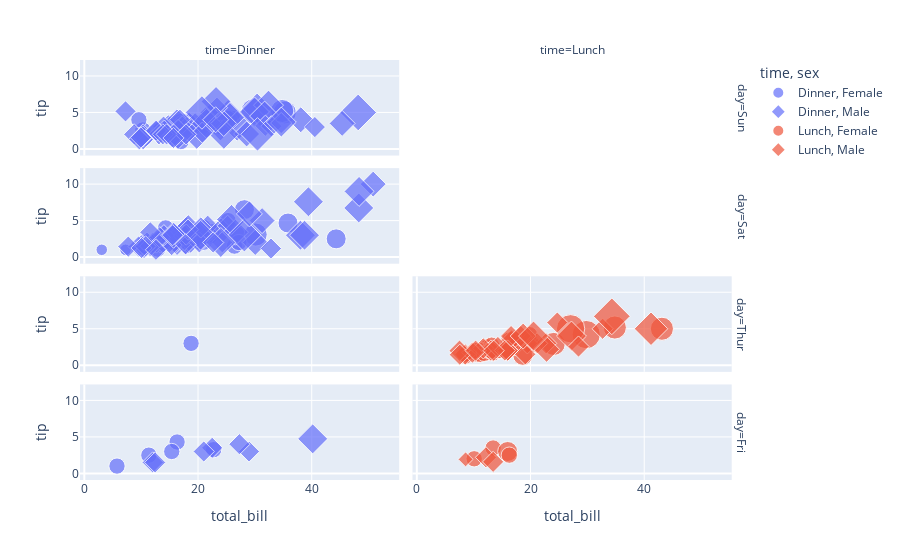

Notebook code cell kept with this figure:
### Code cell
df = px.data.tips()
fig = px.scatter(df, x='total_bill', y="tip", color='time',
symbol='sex', size='size', facet_row='day',
facet_col='time')
fig.show()

### Figure 1 — Plotly figure (JSON) as saved in the notebook; plotly's stock layout.template omitted (floating-point values rounded to 4 significant figures)
{"data": [{"hovertemplate": "time=Dinner<br>sex=Female<br>day=Sun<br>total_bill=%{x}<br>tip=%{y}<br>size=%{marker.size}<extra></extra>", "legendgroup": "Dinner, Female", "marker": {"color": "#636efa", "size": [2, 4, 4, 2, 3, 3, 2, 4, 3, 2, 5, 4, 2, 3, 2, 2, 3, 3], "sizemode": "area", "sizeref": 0.015, "symbol": "circle"}, "mode": "markers", "name": "Dinner, Female", "orientation": "v", "showlegend": true, "type": "scatter", "x": [16.99, 24.59, 35.26, 14.83, 10.33, 16.97, 10.29, 34.81, 25.71, 17.31, 29.85, 25, 13.39, 16.21, 17.51, 9.6, 20.9, 18.15], "xaxis": "x7", "y": [1.01, 3.61, 5, 3.02, 1.67, 3.5, 2.6, 5.2, 4, 3.5, 5.14, 3.75, 2.61, 2, 3, 4, 3.5, 3.5], "yaxis": "y7"}, {"hovertemplate": "time=Dinner<br>sex=Female<br>day=Sat<br>total_bill=%{x}<br>tip=%{y}<br>size=%{marker.size}<extra></extra>", "legendgroup": "Dinner, Female", "marker": {"color": "#636efa", "size": [2, 2, 2, 2, 4, 3, 2, 2, 1, 3, 2, 2, 2, 3, 2, 2, 2, 1, 2, 2, 2, 2, 3, 2, 4, 2, 3, 2], "sizemode": "area", "sizeref": 0.015, "symbol": "circle"}, "mode": "markers", "name": "Dinner, Female", "orientation": "v", "showlegend": false, "type": "scatter", "x": [20.29, 15.77, 19.65, 15.06, 20.69, 16.93, 26.41, 16.45, 3.07, 17.07, 26.86, 25.28, 14.73, 44.3, 22.42, 20.92, 14.31, 7.25, 10.59, 10.63, 12.76, 13.27, 28.17, 12.9, 30.14, 22.12, 35.83, 27.18], "xaxis": "x5", "y": [2.75, 2.23, 3, 3, 2.45, 3.07, 1.5, 2.47, 1, 3, 3.14, 5, 2.2, 2.5, 3.48, 4.08, 4, 1, 1.61, 2, 2.23, 2.5, 6.5, 1.1, 3.09, 2.88, 4.67, 2], "yaxis": "y5"}, {"hovertemplate": "time=Dinner<br>sex=Female<br>day=Thur<br>total_bill=%{x}<br>tip=%{y}<br>size=%{marker.size}<extra></extra>", "legendgroup": "Dinner, Female", "marker": {"color": "#636efa", "size": [2], "sizemode": "area", "sizeref": 0.015, "symbol": "circle"}, "mode": "markers", "name": "Dinner, Female", "orientation": "v", "showlegend": false, "type": "scatter", "x": [18.78], "xaxis": "x3", "y": [3], "yaxis": "y3"}, {"hovertemplate": "time=Dinner<br>sex=Female<br>day=Fri<br>total_bill=%{x}<br>tip=%{y}<br>size=%{marker.size}<extra></extra>", "legendgroup": "Dinner, Female", "marker": {"color": "#636efa", "size": [2, 2, 2, 2, 2], "sizemode": "area", "sizeref": 0.015, "symbol": "circle"}, "mode": "markers", "name": "Dinner, Female", "orientation": "v", "showlegend": false, "type": "scatter", "x": [5.75, 16.32, 22.75, 11.35, 15.38], "xaxis": "x", "y": [1, 4.3, 3.25, 2.5, 3], "yaxis": "y"}, {"hovertemplate": "time=Dinner<br>sex=Male<br>day=Sun<br>total_bill=%{x}<br>tip=%{y}<br>size=%{marker.size}<extra></extra>", "legendgroup": "Dinner, Male", "marker": {"color": "#636efa", "size": [3, 3, 2, 4, 2, 4, 2, 2, 2, 2, 4, 2, 3, 2, 2, 2, 4, 2, 2, 4, 3, 2, 2, 2, 4, 2, 3, 2, 4, 2, 2, 3, 4, 4, 6, 4, 4, 2, 2, 3, 2, 4, 2, 2, 2, 2, 2, 2, 2, 4, 2, 3, 4, 2, 5, 5, 3, 2], "sizemode": "area", "sizeref": 0.015, "symbol": "diamond"}, "mode": "markers", "name": "Dinner, Male", "orientation": "v", "showlegend": true, "type": "scatter", "x": [10.34, 21.01, 23.68, 25.29, 8.77, 26.88, 15.04, 14.78, 10.27, 15.42, 18.43, 21.58, 16.29, 17.46, 13.94, 9.68, 30.4, 18.29, 22.23, 32.4, 28.55, 18.04, 12.54, 9.94, 25.56, 19.49, 38.07, 23.95, 29.93, 14.07, 13.13, 17.26, 24.55, 19.77, 48.17, 16.49, 21.5, 12.66, 13.81, 24.52, 20.76, 31.71, 7.25, 31.85, 16.82, 32.9, 17.89, 14.48, 34.63, 34.65, 23.33, 45.35, 23.17, 40.55, 20.69, 30.46, 23.1, 15.69], "xaxis": "x7", "y": [1.66, 3.5, 3.31, 4.71, 2, 3.12, 1.96, 3.23, 1.71, 1.57, 3, 3.92, 3.71, 2.54, 3.06, 1.32, 5.6, 3, 5, 6, 2.05, 3, 2.5, 1.56, 4.34, 3.51, 4, 2.55, 5.07, 2.5, 2, 2.74, 2, 2, 5, 2, 3.5, 2.5, 2, 3.48, 2.24, 4.5, 5.15, 3.18, 4, 3.11, 2, 2, 3.55, 3.68, 5.65, 3.5, 6.5, 3, 5, 2, 4, 1.5], "yaxis": "y7"}, {"hovertemplate": "time=Dinner<br>sex=Male<br>day=Sat<br>total_bill=%{x}<br>tip=%{y}<br>size=%{marker.size}<extra></extra>", "legendgroup": "Dinner, Male", "marker": {"color": "#636efa", "size": [3, 2, 4, 2, 4, 2, 2, 2, 2, 4, 2, 3, 3, 3, 3, 3, 4, 2, 4, 2, 2, 2, 4, 3, 3, 2, 2, 2, 2, 2, 2, 2, 2, 2, 2, 3, 2, 3, 4, 2, 3, 4, 4, 5, 2, 2, 4, 2, 4, 3, 2, 2, 2, 2, 2, 2, 3, 2, 2], "sizemode": "area", "sizeref": 0.015, "symbol": "diamond"}, "mode": "markers", "name": "Dinner, Male", "orientation": "v", "showlegend": false, "type": "scatter", "x": [20.65, 17.92, 39.42, 19.82, 17.81, 13.37, 12.69, 21.7, 9.55, 18.35, 17.78, 24.06, 16.31, 18.69, 31.27, 16.04, 38.01, 11.24, 48.27, 20.29, 13.81, 11.02, 18.29, 17.59, 20.08, 20.23, 15.01, 12.02, 10.51, 17.92, 15.36, 20.49, 25.21, 18.24, 14, 50.81, 15.81, 26.59, 38.73, 24.27, 30.06, 25.89, 48.33, 28.15, 11.59, 7.74, 20.45, 13.28, 24.01, 15.69, 11.61, 10.77, 15.53, 10.07, 12.6, 32.83, 29.03, 22.67, 17.82], "xaxis": "x5", "y": [3.35, 4.08, 7.58, 3.18, 2.34, 2, 2, 4.3, 1.45, 2.5, 3.27, 3.6, 2, 2.31, 5, 2.24, 3, 1.76, 6.73, 3.21, 2, 1.98, 3.76, 2.64, 3.15, 2.01, 2.09, 1.97, 1.25, 3.08, 1.64, 4.06, 4.29, 3.76, 3, 10, 3.16, 3.41, 3, 2.03, 2, 5.16, 9, 3, 1.5, 1.44, 3, 2.72, 2, 3, 3.39, 1.47, 3, 1.25, 1, 1.17, 5.92, 2, 1.75], "yaxis": "y5"}, {"hovertemplate": "time=Dinner<br>sex=Male<br>day=Fri<br>total_bill=%{x}<br>tip=%{y}<br>size=%{marker.size}<extra></extra>", "legendgroup": "Dinner, Male", "marker": {"color": "#636efa", "size": [2, 2, 4, 2, 2, 2, 2], "sizemode": "area", "sizeref": 0.015, "symbol": "diamond"}, "mode": "markers", "name": "Dinner, Male", "orientation": "v", "showlegend": false, "type": "scatter", "x": [28.97, 22.49, 40.17, 27.28, 12.03, 21.01, 12.46], "xaxis": "x", "y": [3, 3.5, 4.73, 4, 1.5, 3, 1.5], "yaxis": "y"}, {"hovertemplate": "time=Lunch<br>sex=Female<br>day=Thur<br>total_bill=%{x}<br>tip=%{y}<br>size=%{marker.size}<extra></extra>", "legendgroup": "Lunch, Female", "marker": {"color": "#EF553B", "size": [1, 4, 2, 2, 4, 2, 2, 6, 2, 2, 2, 2, 2, 2, 2, 2, 2, 2, 2, 6, 2, 2, 3, 2, 2, 4, 2, 2, 2, 2, 3], "sizemode": "area", "sizeref": 0.015, "symbol": "circle"}, "mode": "markers", "name": "Lunch, Female", "orientation": "v", "showlegend": true, "type": "scatter", "x": [10.07, 34.83, 10.65, 12.43, 24.08, 13.42, 12.48, 29.8, 14.52, 11.38, 20.27, 11.17, 12.26, 18.26, 8.51, 10.33, 14.15, 13.16, 17.47, 27.05, 16.43, 8.35, 18.64, 11.87, 19.81, 43.11, 13, 12.74, 13, 16.4, 16.47], "xaxis": "x4", "y": [1.83, 5.17, 1.5, 1.8, 2.92, 1.68, 2.52, 4.2, 2, 2, 2.83, 1.5, 2, 3.25, 1.25, 2, 2, 2.75, 3.5, 5, 2.3, 1.5, 1.36, 1.63, 4.19, 5, 2, 2.01, 2, 2.5, 3.23], "yaxis": "y4"}, {"hovertemplate": "time=Lunch<br>sex=Female<br>day=Fri<br>total_bill=%{x}<br>tip=%{y}<br>size=%{marker.size}<extra></extra>", "legendgroup": "Lunch, Female", "marker": {"color": "#EF553B", "size": [2, 3, 2, 2], "sizemode": "area", "sizeref": 0.015, "symbol": "circle"}, "mode": "markers", "name": "Lunch, Female", "orientation": "v", "showlegend": false, "type": "scatter", "x": [13.42, 15.98, 16.27, 10.09], "xaxis": "x2", "y": [3.48, 3, 2.5, 2], "yaxis": "y2"}, {"hovertemplate": "time=Lunch<br>sex=Male<br>day=Thur<br>total_bill=%{x}<br>tip=%{y}<br>size=%{marker.size}<extra></extra>", "legendgroup": "Lunch, Male", "marker": {"color": "#EF553B", "size": [4, 2, 2, 2, 2, 2, 2, 2, 2, 2, 2, 2, 2, 2, 2, 3, 2, 2, 6, 5, 2, 2, 2, 2, 2, 2, 2, 2, 3, 4], "sizemode": "area", "sizeref": 0.015, "symbol": "diamond"}, "mode": "markers", "name": "Lunch, Male", "orientation": "v", "showlegend": true, "type": "scatter", "x": [27.2, 22.76, 17.29, 19.44, 16.66, 32.68, 15.98, 13.03, 18.28, 24.71, 21.16, 11.69, 14.26, 15.95, 8.52, 22.82, 19.08, 16, 34.3, 41.19, 9.78, 7.51, 28.44, 15.48, 16.58, 7.56, 10.34, 13.51, 18.71, 20.53], "xaxis": "x4", "y": [4, 3, 2.71, 3, 3.4, 5, 2.03, 2, 4, 5.85, 3, 2.31, 2.5, 2, 1.48, 2.18, 1.5, 2, 6.7, 5, 1.73, 2, 2.56, 2.02, 4, 1.44, 2, 2, 4, 4], "yaxis": "y4"}, {"hovertemplate": "time=Lunch<br>sex=Male<br>day=Fri<br>total_bill=%{x}<br>tip=%{y}<br>size=%{marker.size}<extra></extra>", "legendgroup": "Lunch, Male", "marker": {"color": "#EF553B", "size": [2, 1, 2], "sizemode": "area", "sizeref": 0.015, "symbol": "diamond"}, "mode": "markers", "name": "Lunch, Male", "orientation": "v", "showlegend": false, "type": "scatter", "x": [12.16, 8.58, 13.42], "xaxis": "x2", "y": [2.2, 1.92, 1.58], "yaxis": "y2"}], "layout": {"annotations": [{"font": {}, "showarrow": false, "text": "time=Dinner", "x": 0.24, "xanchor": "center", "xref": "paper", "y": 1, "yanchor": "bottom", "yref": "paper"}, {"font": {}, "showarrow": false, "text": "time=Lunch", "x": 0.74, "xanchor": "center", "xref": "paper", "y": 1, "yanchor": "bottom", "yref": "paper"}, {"font": {}, "showarrow": false, "text": "day=Fri", "textangle": 90, "x": 0.98, "xanchor": "left", "xref": "paper", "y": 0.1138, "yanchor": "middle", "yref": "paper"}, {"font": {}, "showarrow": false, "text": "day=Thur", "textangle": 90, "x": 0.98, "xanchor": "left", "xref": "paper", "y": 0.3712, "yanchor": "middle", "yref": "paper"}, {"font": {}, "showarrow": false, "text": "day=Sat", "textangle": 90, "x": 0.98, "xanchor": "left", "xref": "paper", "y": 0.6288, "yanchor": "middle", "yref": "paper"}, {"font": {}, "showarrow": false, "text": "day=Sun", "textangle": 90, "x": 0.98, "xanchor": "left", "xref": "paper", "y": 0.8862, "yanchor": "middle", "yref": "paper"}], "legend": {"itemsizing": "constant", "title": {"text": "time, sex"}, "tracegroupgap": 0}, "margin": {"t": 60}, "xaxis": {"anchor": "y", "domain": [0, 0.48], "title": {"text": "total_bill"}}, "xaxis2": {"anchor": "y2", "domain": [0.5, 0.98], "matches": "x", "title": {"text": "total_bill"}}, "xaxis3": {"anchor": "y3", "domain": [0, 0.48], "matches": "x", "showticklabels": false}, "xaxis4": {"anchor": "y4", "domain": [0.5, 0.98], "matches": "x", "showticklabels": false}, "xaxis5": {"anchor": "y5", "domain": [0, 0.48], "matches": "x", "showticklabels": false}, "xaxis6": {"anchor": "y6", "domain": [0.5, 0.98], "matches": "x", "showticklabels": false}, "xaxis7": {"anchor": "y7", "domain": [0, 0.48], "matches": "x", "showticklabels": false}, "xaxis8": {"anchor": "y8", "domain": [0.5, 0.98], "matches": "x", "showticklabels": false}, "yaxis": {"anchor": "x", "domain": [0, 0.2275], "title": {"text": "tip"}}, "yaxis2": {"anchor": "x2", "domain": [0, 0.2275], "matches": "y", "showticklabels": false}, "yaxis3": {"anchor": "x3", "domain": [0.2575, 0.485], "matches": "y", "title": {"text": "tip"}}, "yaxis4": {"anchor": "x4", "domain": [0.2575, 0.485], "matches": "y", "showticklabels": false}, "yaxis5": {"anchor": "x5", "domain": [0.515, 0.7425], "matches": "y", "title": {"text": "tip"}}, "yaxis6": {"anchor": "x6", "domain": [0.515, 0.7425], "matches": "y", "showticklabels": false}, "yaxis7": {"anchor": "x7", "domain": [0.7725, 1], "matches": "y", "title": {"text": "tip"}}, "yaxis8": {"anchor": "x8", "domain": [0.7725, 1], "matches": "y", "showticklabels": false}}}
